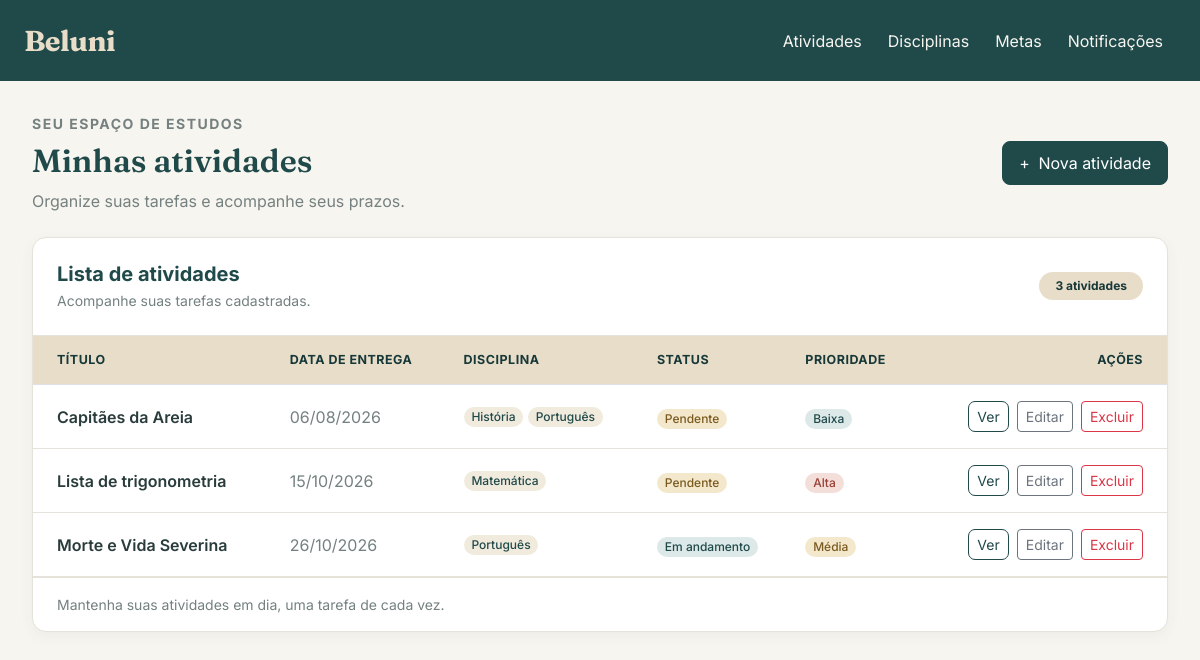
The app's page /atividades/ (signed in), older data.
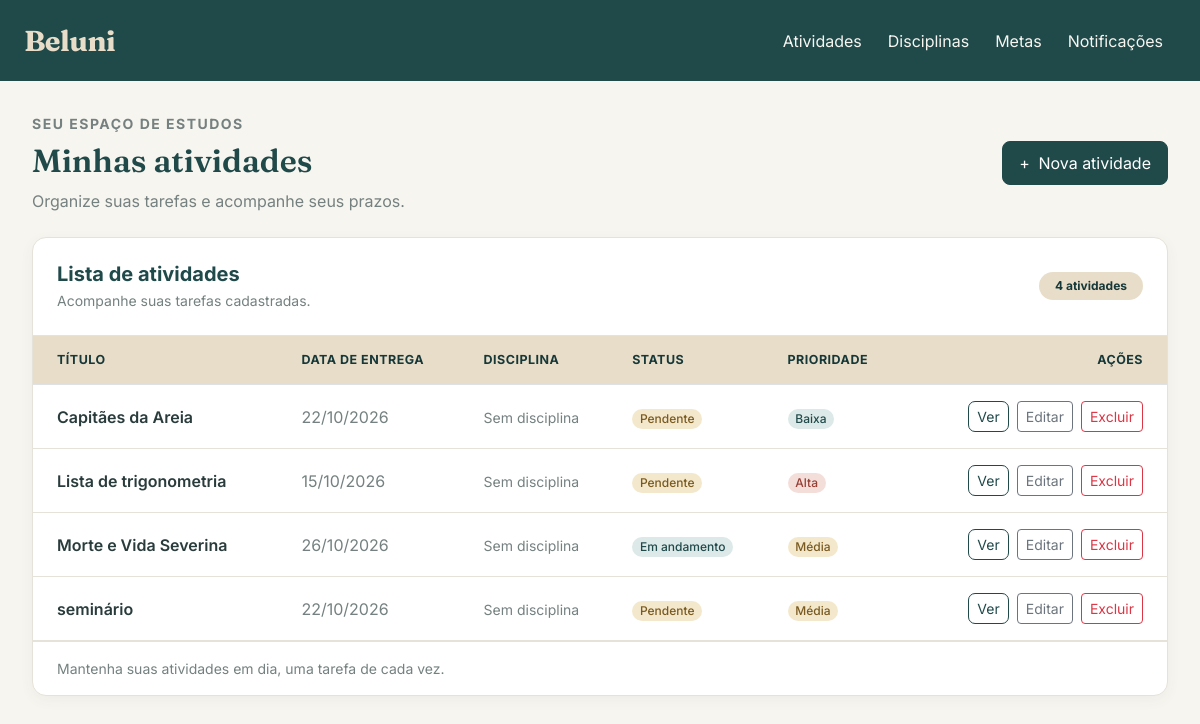
The same page, newer data.
### atividade/models.py (models this page shows, shortened)
class Atividade(models.Model):
    titulo = models.CharField(max_length=100)
    data = models.DateField()
    detalhamento_atividade = models.CharField(max_length=255)
    status = models.CharField(max_length=50)
    prioridade = models.CharField(max_length=50)
    pontuacao = models.FloatField()
    disciplinas = models.ManyToManyField(
        Disciplina,
        through="AtividadeInterdisciplinar",
        related_name="atividades"
    )

### disciplinas/models.py (models this page shows, shortened)
class Disciplina(models.Model):
    nomedisciplina = models.CharField(max_length=100)
    estudante = models.ForeignKey(
        'estudante.Estudante',
        on_delete=models.CASCADE
    )

### atividade/views.py (the view)
# urls.py: path('', views.listar_atividades, name='listar_atividades'),
@login_required
@permission_required('atividade.view_atividade')
def listar_atividades(request):
    atividades = Atividade.objects.prefetch_related('disciplinas').all()
    return render(
        request,
        'atividade/listar.html',
        {'atividades': atividades}
    )

### atividade/templates/atividade/listar.html (shortened to what the changed rows need)
{% extends 'base.html' %}
{% block conteudo %}
<div class="d-flex flex-wrap justify-content-between align-items-center gap-3 mb-4">
    <div>
        <h1 class="titulo-pagina mb-2">Minhas atividades</h1>
    </div>
</div>
<div class="card">
    <div class="card-body p-0">
        <div class="d-flex flex-wrap justify-content-between align-items-center gap-2 p-4"
             style="border-bottom: 1px solid #E5E2D9;">
            <div>
                <h5 class="mb-1 fw-bold" style="color: #20494A;">
                </h5>
                <p class="text-secondary small mb-0">
                </p>
            </div>
            <span class="badge rounded-pill px-3 py-2"
                  style="background-color: #E8DDC8; color: #173839;">
                {{ atividades|length }}
                {% if atividades|length == 1 %}
                    atividade
                {% else %}
                    atividades
                {% endif %}
            </span>
        </div>
        <div class="table-responsive">
            <table class="table table-hover align-middle mb-0">
                <thead>
                    <tr>
                        <th class="ps-4">Título</th>
                        <th>Data de entrega</th>
                        <th>Disciplina</th>
                        <th>Status</th>
                        <th>Prioridade</th>
                        <th class="text-end pe-4">Ações</th>
                    </tr>
                </thead>
                <tbody>
                    {% for atividade in atividades %}
                    <tr>
                        <td class="ps-4">
                            <span class="fw-semibold" style="color: #293B3B;">
                                {{ atividade.titulo }}
                            </span>
                        </td>
                        <td>
                            <span class="text-secondary">
                                {{ atividade.data|date:"d/m/Y" }}
                            </span>
                        </td>
                        <td>
                            {% for disciplina in atividade.disciplinas.all %}
                                <span class="badge rounded-pill fw-medium mb-1"
                                      style="background-color: #F1EBDD; color: #20494A;">
                                    {{ disciplina.nomedisciplina }}
                                </span>
                            {% empty %}
                                <span class="text-secondary small">
                                    Sem disciplina
                                </span>
                            {% endfor %}
                        </td>
                        <td>
                            {% if atividade.status == 'concluida' %}
                                <span class="badge rounded-pill fw-medium"
                                      style="background-color: #DCECE2; color: #285C42;">
                                    Concluída
                                </span>
                            {% elif atividade.status == 'em_andamento' %}
                                <span class="badge rounded-pill fw-medium"
                                      style="background-color: #DCE9E8; color: #20494A;">
                                    Em andamento
                                </span>
                            {% else %}
                                <span class="badge rounded-pill fw-medium"
                                      style="background-color: #F4E8CC; color: #795A20;">
                                    Pendente
                                </span>
                            {% endif %}
                        </td>
                        <td>
                            {% if atividade.prioridade == 'alta' %}
                                <span class="badge rounded-pill fw-medium"
                                      style="background-color: #F4DEDA; color: #963F34;">
                                    Alta
                                </span>
                            {% elif atividade.prioridade == 'media' %}
                                <span class="badge rounded-pill fw-medium"
                                      style="background-color: #F4E8CC; color: #795A20;">
                                    Média
                                </span>
                            {% else %}
                                <span class="badge rounded-pill fw-medium"
                                      style="background-color: #DCE9E8; color: #20494A;">
                                    Baixa
                                </span>
                            {% endif %}
                        </td>
                        <td class="text-end pe-4">
                            <div class="d-flex flex-wrap justify-content-end gap-2">
                                <a href="{% url 'detalhar_atividade' atividade.id %}"
                                   class="btn btn-sm btn-outline-primary">
                                    Ver
                                </a>
                                <a href="{% url 'editar_atividade' atividade.id %}"
                                   class="btn btn-sm btn-outline-secondary">
                                    Editar
                                </a>
                                <a href="{% url 'excluir_atividade' atividade.id %}"
                                   class="btn btn-sm btn-outline-danger">
                                    Excluir
                                </a>
                            </div>
                        </td>
                    </tr>
                    {% endfor %}
                </tbody>
            </table>
        </div>
    </div>
</div>
{% endblock %}

Row changes from the older to the newer data that the page shows:
removed Disciplina: nomedisciplina "História", shown under Atividade "Capitães da Areia"
removed Disciplina: nomedisciplina "Português"
removed Disciplina: nomedisciplina "Matemática", shown under Atividade "Lista de trigonometria"
changed Atividade "Capitães da Areia": data "06/08/2026" → "22/10/2026"; now shows "Sem disciplina"
shown differently, row unchanged: Atividade "Lista de trigonometria": now shows "Sem disciplina"
shown differently, row unchanged: Atividade "Morte e Vida Severina": now shows "Sem disciplina"
added Atividade: titulo "seminário", data "22/10/2026", status "Pendente", prioridade "Média"
Text that changed along with them:
{{ atividades|length }}: "3" → "4"
